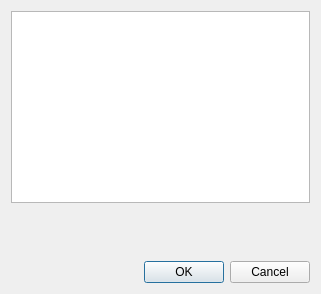
<?xml version="1.0" encoding="UTF-8"?>
<ui version="4.0">
 <class>ActionEditor</class>
 <widget class="QWidget" name="ActionEditor">
  <property name="geometry">
   <rect>
    <x>0</x>
    <y>0</y>
    <width>321</width>
    <height>294</height>
   </rect>
  </property>
  <property name="windowTitle">
   <string>Edytuj skróty</string>
  </property>
  <layout class="QVBoxLayout" name="verticalLayout">
   <item>
    <widget class="QTreeView" name="m_treeView"/>
   </item>
   <item>
    <spacer name="m_verticalSpacer">
     <property name="orientation">
      <enum>Qt::Vertical</enum>
     </property>
     <property name="sizeHint" stdset="0">
      <size>
       <width>20</width>
       <height>39</height>
      </size>
     </property>
    </spacer>
   </item>
   <item>
    <widget class="QDialogButtonBox" name="m_buttonBox">
     <property name="standardButtons">
      <set>QDialogButtonBox::Cancel|QDialogButtonBox::Ok</set>
     </property>
    </widget>
   </item>
  </layout>
 </widget>
 <resources/>
 <connections/>
</ui>
